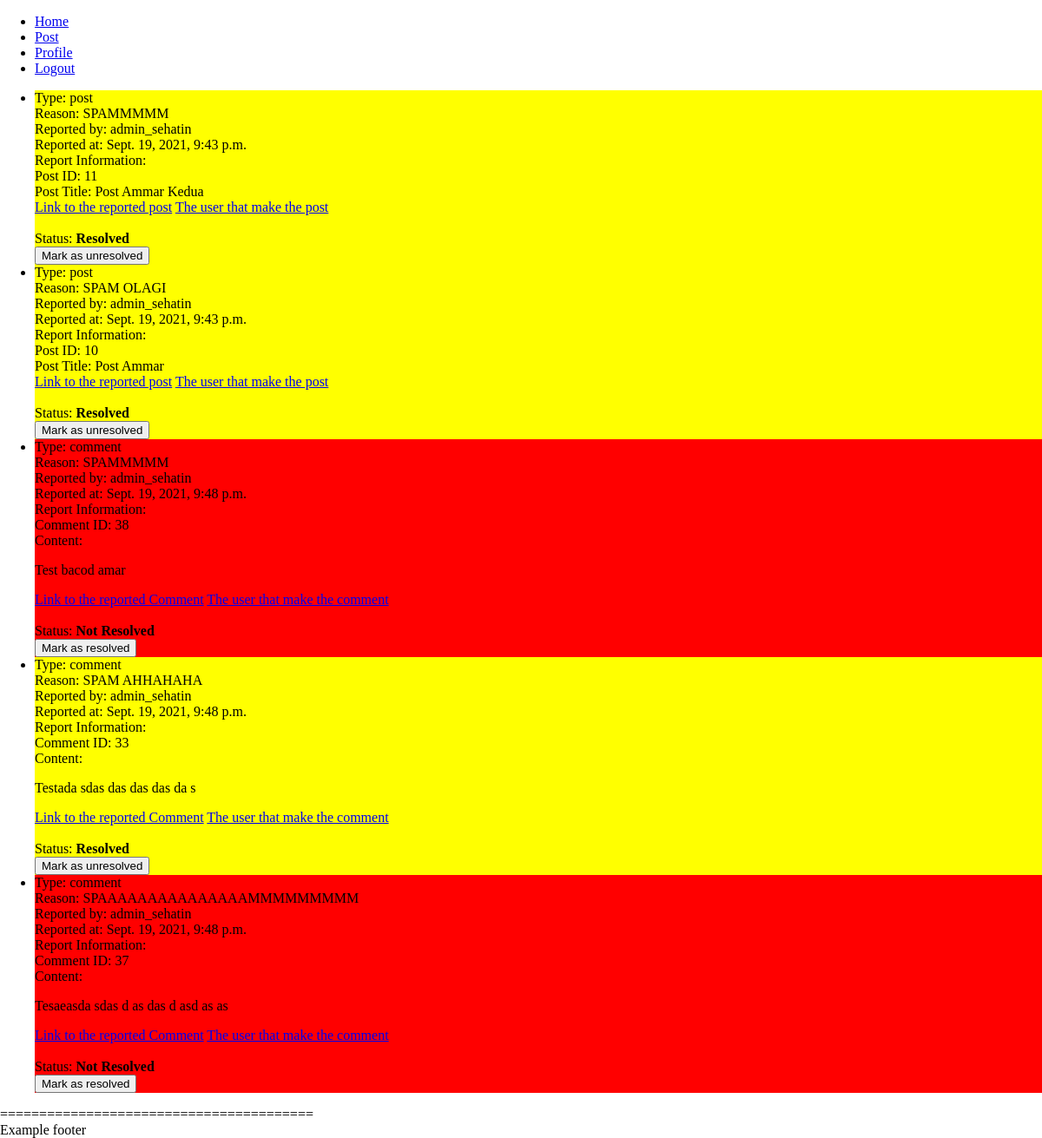
The page /report (signed in) on the database its author committed.
### sehat_in_webproject/models.py (models this page shows)
class Report(models.Model):
    user = models.ForeignKey(User, on_delete=models.SET_NULL, null=True, related_name='reporter') # The one that reports
    reportedUser = models.ForeignKey(User, on_delete=models.SET_NULL, null=True, related_name='reported') # If reporting a user
    post = models.ForeignKey(Post, on_delete=models.SET_NULL, null=True) # If reporting a post
    comment = models.ForeignKey(Comment, on_delete=models.SET_NULL, null=True) # If reporting a comment
    reason = models.CharField(max_length=200)
    reportType = models.CharField(max_length=50)
    isResolved = models.BooleanField(default=False)
    created_at = models.DateTimeField(auto_now_add=True)

class Post(models.Model): # Post
    id = models.AutoField(primary_key=True)
    title = models.CharField(max_length=200)
    content = models.TextField()
    tag = models.ForeignKey(Tag, on_delete=models.CASCADE, null=True)
    created_at = models.DateTimeField(auto_now_add=True)
    updated_at = models.DateTimeField(auto_now=True)
    user = models.ForeignKey(User, on_delete=models.SET_NULL, null=True)
    likes = models.IntegerField(default=0)
    comments = models.IntegerField(default=0)
    post_Type = models.CharField(max_length=50, default='forum')

class Comment(models.Model): # Comment of a post
    id = models.AutoField(primary_key=True)
    content = models.TextField()
    created_at = models.DateTimeField(auto_now_add=True)
    updated_at = models.DateTimeField(auto_now=True)
    post = models.ForeignKey(Post, on_delete=models.CASCADE)
    user = models.ForeignKey(User, on_delete=models.SET_NULL, null=True)
    likes = models.IntegerField(default=0)

### sehat_in_webproject/views.py (the view)
# urls.py: path('report', views.report, name='report'),
def report(request):
    if request.user.is_superuser:
        paginator = Paginator(Report.objects.all(), 25)
        page = request.GET.get('page')
        reports = paginator.get_page(page)
        return render(request, 'report.html', {'reportsPaged': reports})
    else:
        raise PermissionDenied()

### templates/report.html (shortened to what this page needs)
<!DOCTYPE html>
<html lang="en">
{% load static %}
<head>
    <link rel="stylesheet" type="text/css" href="{% static 'css/style.css' %}">
</head>
<body>
    {% include 'templates/header.html'%}
    <div class="container">
        <ul>
            {% for report in reportsPaged %}
            {% if report.isResolved %}
            <li id="report-{{ report.id }}" style="background-color: yellow;";>
            {% else %}
            <li id="report-{{ report.id }}" style="background-color: red;";>
            {% endif %}
                Type: {{ report.reportType }}<br>
                Reason: {{ report.reason }}<br>
                Reported by: {{ report.user }}<br>
                Reported at: {{ report.created_at }}<br>
                Report Information: <br>
                {% if report.reportType == 'post' %}
                    {% if report.post %}
                        Post ID: {{ report.post.id }}<br>
                        Post Title: {{ report.post.title }}<br>
                        <a href="/post/{{ report.post.id }}">Link to the reported post</a>
                    {% else %}
                        Post is already deleted
                    {% endif %}
                    {% if report.user %}
                        <a href="/profile/{{ report.user.username }}">The user that make the post</a>
                    {% else %}
                        User is already deleted
                    {% endif %}
                {% elif report.reportType == 'comment' %}
                    {% if report.comment %}
                        Comment ID: {{ report.comment.id }}<br>
                        Content:<br>{% autoescape off %}{{ report.comment.content }}{% endautoescape %}
                        <a href="/post/{{ report.post.id }}/{{ report.post.title }}#comments-{{ report.comment.id }}">Link to the reported Comment</a>
                    {% else %}
                        Comment is already deleted
                    {% endif %}
                    {% if report.user %}
                        <a href="/profile/{{ report.user.username }}">The user that make the comment</a>
                    {% else %}
                        User is already deleted
                    {% endif %}
                {% elif report.reportType == 'user' %}
                    {% if report.user %}
                        <a href="/profile/{{ report.user.username }}">{{ report.user.username }}'s profile</a>
                    {% else %}
                        User is already deleted
                    {% endif %}
                {% endif %}
                <br><br>
                Status: <span id="status-{{ report.id }}"><b>
                {% if report.isResolved %}
                Resolved
                {% else %}
                Not Resolved
                {% endif %}
                </b></span></br>
                <button id="resolvebtn-{{ report.id }}" onclick="statusChange('{{ report.id }}', '{{ csrf_token }}')">
                {% if report.isResolved %}
                Mark as unresolved
                {% else %}
                Mark as resolved
                {% endif %}
                </button>
            </li>
            {% endfor %}
        </ul>
    </div>
    {% include 'templates/footer.html' %}
</body>
</html>

### static/css/style.css (style rules this page uses)
html, body { width: 100%; height: 100%; background-attachment: fixed; background-repeat: no-repeat; background-size: cover; overflow-x: hidden; margin: 0px; scroll-behavior: smooth; }

### rows shown on the page
Report: reportType "post", reason "SPAMMMMM", user "admin_sehatin", created_at "Sept. 19, 2021, 9:43 p.m.", post.id "11", post "Post Ammar Kedua", isResolved "Resolved"
Report: reportType "post", reason "SPAM OLAGI", user "admin_sehatin", created_at "Sept. 19, 2021, 9:43 p.m.", post.id "10", post "Post Ammar", isResolved "Resolved"
Report: reportType "comment", reason "SPAMMMMM", user "admin_sehatin", created_at "Sept. 19, 2021, 9:48 p.m.", comment.id "38", comment.content "Test bacod amar", isResolved "Not Resolved"
Report: reportType "comment", reason "SPAM AHHAHAHA", user "admin_sehatin", created_at "Sept. 19, 2021, 9:48 p.m.", comment.id "33", comment.content "Testada sdas das das das da s", isResolved "Resolved"
Report: reportType "comment", reason "SPAAAAAAAAAAAAAAAMMMMMMMMM", user "admin_sehatin", created_at "Sept. 19, 2021, 9:48 p.m.", comment.id "37", comment.content "Tesaeasda sdas d as das d asd as as", isResolved "Not Resolved"
